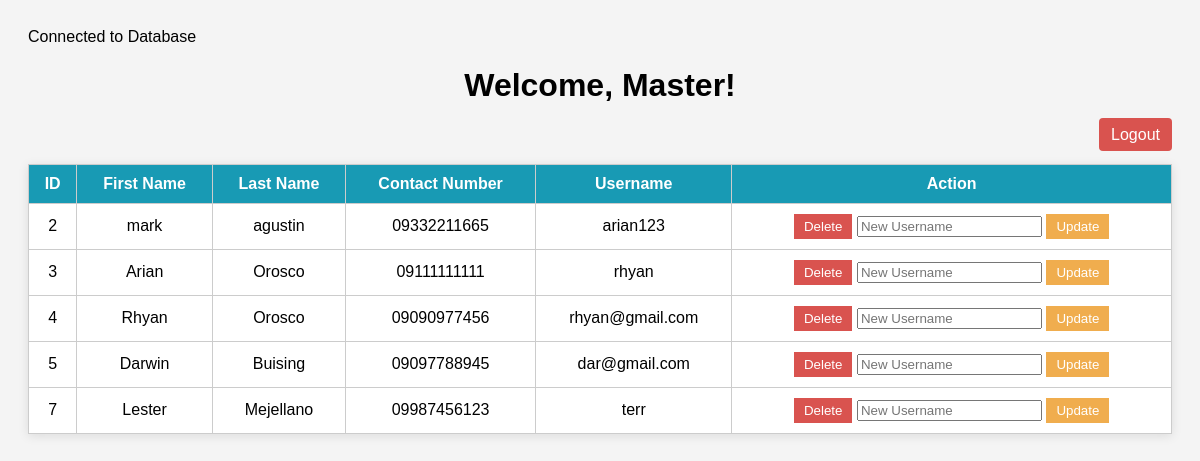
Screenshot of /welcome.php with the database file from the repository.
### tables this page shows
CREATE TABLE `user` (
  `id` int(50) NOT NULL,
  `first_name` varchar(50) NOT NULL,
  `last_name` varchar(50) NOT NULL,
  `contact_number` varchar(11) NOT NULL,
  `username` varchar(50) NOT NULL,
  `password` varchar(50) NOT NULL
);

### welcome.php (the view, shortened to what this page needs)
<?php
    include 'connection.php';
    $select_sql = "SELECT * FROM user";
    $result = $conn->query($select_sql);
?>
<!DOCTYPE html>
<html lang="en">
<head>
</head>
<body>
    <h1>Welcome, <?php echo isset($_SESSION['first_name']) ? $_SESSION['first_name'] . " " . $_SESSION['last_name'] : "Master"; ?>!</h1>
    <div class="logout">
        <a href="login.php">Logout</a>
    </div>
    <table>
        <tr>
            <th>ID</th>
            <th>First Name</th>
            <th>Last Name</th>
            <th>Contact Number</th>
            <th>Username</th>
            <th>Action</th>
        </tr>
        <?php
        if ($result->num_rows > 0) {
            while ($row = $result->fetch_assoc()) {
                echo "<tr>
                        <td>{$row['id']}</td>
                        <td>{$row['first_name']}</td>
                        <td>{$row['last_name']}</td>
                        <td>{$row['contact_number']}</td>
                        <td>{$row['username']}</td>
                        <td>
                            <form method='POST' style='display:inline;'>
                                <input type='hidden' name='id' value='{$row['id']}'>
                                <button type='submit' name='delete' style='background-color: #d9534f; color: white; border: none; padding: 5px 10px; cursor: pointer;'>Delete</button>
                            </form>
                            <form method='POST' style='display:inline;'>
                                <input type='hidden' name='id' value='{$row['id']}'>
                                <input type='text' name='username' placeholder='New Username' required>
                                <button type='submit' name='update' style='background-color: #f0ad4e; color: white; border: none; padding: 5px 10px; cursor: pointer;'>Update</button>
                            </form>
                        </td>
                    </tr>";
            }
        } else {
            echo "<tr><td colspan='6'>No users found.</td></tr>";
        }
        ?>
    </table>
</body>
</html>

### welcome.php (style rules this page uses)
body { font-family: Arial, sans-serif; padding: 20px; background-color: #f4f4f4; }
h1 { text-align: center; }
table { width: 100%; border-collapse: collapse; margin-top: 20px; background-color: #fff; box-shadow: 0 2px 10px rgba(0, 0, 0, 0.1); }
th, td { padding: 10px; border: 1px solid #ccc; text-align: center; }
th { background-color: #189ab4; color: white; }
.logout { display: block; text-align: right; margin-top: 10px; }
.logout a { text-decoration: none; color: white; background-color: #d9534f; padding: 8px 12px; border-radius: 4px; }

### rows the page displays
user: id "2", first_name "mark", last_name "agustin", contact_number "09332211665", username "arian123"
user: id "3", first_name "Arian", last_name "Orosco", contact_number "09111111111", username "rhyan"
user: id "4", first_name "Rhyan", last_name "Orosco", contact_number "09090977456", username "rhyan@gmail.com"
user: id "5", first_name "Darwin", last_name "Buising", contact_number "09097788945", username "dar@gmail.com"
user: id "7", first_name "Lester", last_name "Mejellano", contact_number "09987456123", username "terr"
